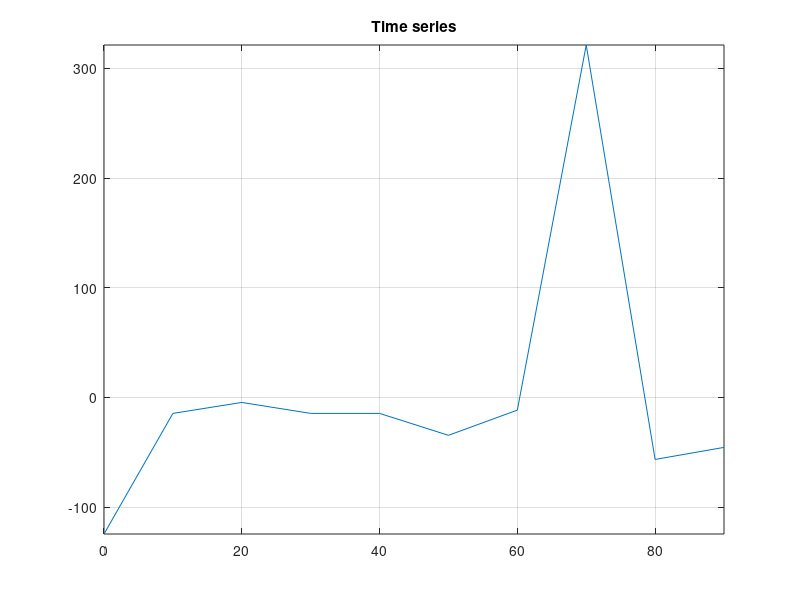
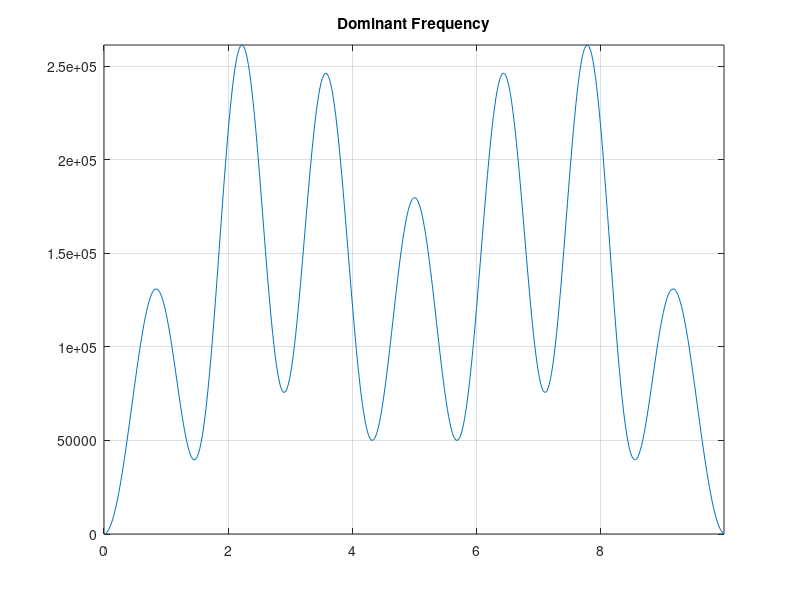

Write MATLAB code to recreate these figures, in order. (Note: this script raises an error after producing the figures.)
clear;
close all;
format long;
clc;
Fs = 10; % sampling frequency 1 kHz
t =  [0,10,20,30,40,50,60,70,80,90]; % time scale
x = [10,120,130,120,120,100,123,456,78,89]; % time series
x=x-mean(x);
plot(t,x), axis('tight'), grid('on'), title('Time series'), figure
nfft = 512; % next larger power of 2
y = fft(x,nfft); % Fast Fourier Transform
y = abs(y.^2); % raw power spectrum density
%y = y(1:1+nfft/2); % half-spectrum
[v,k] = max(y); % find maximum
%f_scale = (0:nfft/2)* Fs/nfft; % frequency scale
f_scale = (0:nfft-1)*Fs/nfft;
plot(f_scale, y),axis('tight'),grid('on'),title('Dominant Frequency')
fest = f_scale(k); % dominant frequency estimate
fprintf('Dominant freq.: true %f Hz, estimated %f Hznn', f, fest)
fprintf('Frequency step (resolution) = %f Hznn', f_scale(2))